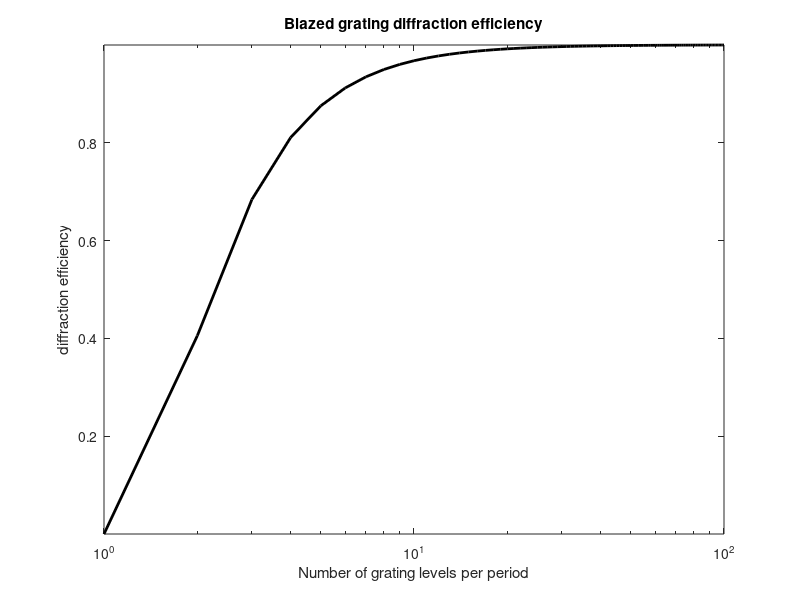

The MATLAB script that drew this image: (Note: this script raises an error after producing the figure.)
close all
clear


%% parameters
SLMm = 1152;
SLMn = 960; % half width of 1920

SLMm_mm = 10.7;
SLMn_mm = 8.8; % half width 

add_scope_params = 1;
microscope_NA_eff = [0.61, 0.565, 0.48, 0.415];
microscope_SLM_pixels = [1152, 1152, 1152, 1152];
microscope_FOV_size = [511, 511, 637.4, 637.4]*1e-6;
microscope_names = {'25X imaging', '25X stim', '20X imaging', '20X stim'};
microscope_symbols = {'*', '*', 'o', 'o'};
microscope_colors = {'g', 'r', 'g', 'r'};

obj_mag = 25;
obj_NA = 1.05;
% 
% obj_mag = 20;
% obj_NA = .95;

wavelength = 940e-9;

k = 2*pi/wavelength;

obj_RI = 1.33;
f_tube = 180;  % in mm

% efficiency parameters
max_dist = 500;
NA_eff_plot = 0.1:0.1:1;

z_range = (0:10:max_dist)*1e-6;
x_range = (0:10:max_dist)*1e-6;


NA_eff_comp = 0.1:0.01:1.05;
pat_pixels = [512, 960, 1024, 1152, 1920];

eff_lim = .95;
d_z = 2e-6;
d_x = 2e-6;


%% diffraction efficiency of blazed gratings vs number of levels

N = 1:100;% number of levels in blazed

nu = (sin(pi./N)./(pi./N)).^2;

% figure;
% subplot(1,2,1);
% plot(N, nu, 'k', 'linewidth', 2); 
% axis tight;
% title('Blazed grating diffraction efficiency')
% ylabel('diffraction efficiency');
% xlabel('Number of grating levels per period');
% 
% subplot(1,2,2);
% semilogx(N, nu, 'k', 'linewidth', 2); 
% axis tight;
% title('Blazed grating diffraction efficiency')
% ylabel('diffraction efficiency');
% xlabel('Number of grating levels per period');

figure;
semilogx(N, nu, 'k', 'linewidth', 2); 
axis tight;
title('Blazed grating diffraction efficiency')
ylabel('diffraction efficiency');
xlabel('Number of grating levels per period');


%%

M_phase = 56/55; % magnification of SLM phase to back of objective
M_image = 33/1400; % magnification of points image pattern from right after SLM

%SLM_pix_pitch = 9.2e-6;


SLM_pix_pitch = (5:0.2:12)*1e-6;

min_pix_num = [2, 4, 8, 16];
SLM_def_dist_all = zeros(numel(SLM_pix_pitch), numel(min_pix_num));

num_pix = numel(min_pix_num);

colors1 = parula(num_pix+1);

figure; hold on;
for n_px = 1:numel(min_pix_num)

    % period*sin(theta) = m*wavelength
    SLM_def_angle = asin(wavelength./(SLM_pix_pitch*min_pix_num(n_px)));

    f_lens = .3;

    SLM_def_dist = f_lens*tan(SLM_def_angle) * M_image;
    
    SLM_def_dist_all(:,n_px) = SLM_def_dist;
    
    plot(SLM_pix_pitch/1e-6, SLM_def_dist./1e-6, 'linewidth', 2, 'color', colors1(n_px,:));
end


xlabel('pixel pitch (um)')
ylabel('deflection dist (um)');
title('Blazed period vs deflection distance')
legend({[num2str(min_pix_num') repmat(' pix period', [4, 1])]})

%%

f_obj = f_tube/obj_mag;

diameter_bfp1 = 2 * f_obj * obj_NA/obj_RI; % assuming objectives have been optimized to follow paraxial approx

diameter_bfp2 = 2 * f_obj * tan(asin(obj_NA/obj_RI)); % more like reality


NA_effm = SLMm_mm * M_phase / diameter_bfp2; 
NA_effn = SLMn_mm * M_phase / diameter_bfp2; 

%% compute defocus efficiency for microscope
num_mic = numel(microscope_NA_eff);

%resolution_lateral = (0.61*wavelength)./(NA_eff);
%resolution_axial = (2*wavelength)./(NA_eff.^2);

resolution_x_z = zeros(num_mic, 2);
lateral_edge_efficiency = zeros(num_mic, 1);
lateral_eff_lim_dist = zeros(num_mic, 1);
axial_eff_lim_dist = zeros(num_mic, 1);
for n_mic = 1:num_mic
    % lateral
    resolution_x_z(n_mic, 1) = (0.61*wavelength)./(microscope_NA_eff(n_mic));
    % axial
    resolution_x_z(n_mic, 2) = (2*wavelength)./(microscope_NA_eff(n_mic).^2);
    
    % define phase for lateral
    rho = linspace(0, 1, microscope_SLM_pixels(n_mic)/2);
    sin_alpha = microscope_NA_eff(n_mic)/obj_RI;
    phase = obj_RI * k * sin_alpha * rho;
    phase = phase - min(phase);
    
    % compute eff at FOV edge
    x_edge = microscope_FOV_size(n_mic)/2;

    lateral_edge_efficiency(n_mic) = f_comp_lat_eff(phase, x_edge);
    
    % 95% efficiency x loc
    temp_eff = 1;
    temp_x = 0;
    
    while temp_eff > eff_lim
        temp_x = temp_x + d_x;
        temp_eff = f_comp_lat_eff(phase, temp_x);
    end
    lateral_eff_lim_dist(n_mic) = temp_x - d_x;
    
    % 95% eff of defocus
    phase = obj_RI * k * sqrt(1 - rho.^2 * sin_alpha^2);
    phase = phase - min(phase);
    temp_eff = 1;
    temp_z = 0;
    
    while temp_eff>eff_lim
        temp_z = temp_z + d_z;
        temp_eff = f_comp_defocus_eff(phase, temp_z, microscope_SLM_pixels(n_mic));
    end
    axial_eff_lim_dist(n_mic) = temp_z - d_z;
end

%% eff NA vs resolution

NA_eff = 0.1:0.01:1.05;

resolution_lateral = (0.61*wavelength)./(NA_eff);
resolution_axial = (2*wavelength)./(NA_eff.^2);

figure; hold on;
plot(resolution_lateral/1e-6, NA_eff, 'Linewidth', 2);
plot(resolution_axial/1e-6, NA_eff, 'Linewidth', 2);
if add_scope_params
    for n_mic = 1:num_mic
        plot(resolution_x_z(n_mic,1)/1e-6, microscope_NA_eff(n_mic), [microscope_symbols{n_mic} microscope_colors{n_mic}], 'MarkerSize' ,7);
    end
    for n_mic = 1:num_mic
        plot(resolution_x_z(n_mic,2)/1e-6, microscope_NA_eff(n_mic), [microscope_symbols{n_mic} microscope_colors{n_mic}], 'MarkerSize' ,7);
    end
    legend([{'Lateral (x-y)', 'Axial (z)'} microscope_names])
else
    legend({'Lateral (x-y)', 'Axial (z)'});
end
xlabel('Resolution (um)')
ylim([NA_eff(1) NA_eff(end)])
xlim([0, 40])
ylabel('NAeff')

title(sprintf('Rayleigh resolution vs NAeff at %.0fnm', wavelength/1e-9))


%% lateral efficiency

% n*k*x*sin(theta)
% n*k*x*sin(alpha)*rho

num_x = numel(x_range);
num_NA = numel(NA_eff_plot);

rho = linspace(0, 1, SLMm/2);
colors1 = parula(num_NA);

eff_all_x = zeros(num_x ,num_NA);
figure; hold on;
for n_na = 1:num_NA
    sin_alpha = NA_eff_plot(n_na)/obj_RI;
    phase = obj_RI * k * sin_alpha * rho;
    phase = phase - min(phase);

    for n_x = 1:num_x
        eff_all_x(n_x, n_na) = f_comp_lat_eff(phase, x_range(n_x));
    end
    plot(x_range/1e-6, eff_all_x(:,n_na), 'color', colors1(n_na,:), 'Linewidth', 2)
end
if add_scope_params
    for n_mic = 1:num_mic
        plot(microscope_FOV_size(n_mic)/2/1e-6, lateral_edge_efficiency(n_mic), [microscope_symbols{n_mic} microscope_colors{n_mic}], 'MarkerSize' ,7);
    end
    n_mic = 1;
    line([microscope_FOV_size(n_mic)/2/1e-6, microscope_FOV_size(n_mic)/2/1e-6], [0 1], 'color', [0.5 0.5 0.5], 'Linestyle', '--')
    t = text(microscope_FOV_size(n_mic)/2/1e-6+6, 0.01, '25X FOV edge');
    t.Rotation = 90;
    t.FontSize = 8;
    n_mic = 3;
    line([microscope_FOV_size(n_mic)/2/1e-6, microscope_FOV_size(n_mic)/2/1e-6], [0 1], 'color', [0.5 0.5 0.5], 'Linestyle', '--')
    t = text(microscope_FOV_size(n_mic)/2/1e-6+6, 0.01, '20X FOV edge');
    t.Rotation = 90;
    t.FontSize = 8;
end

legend(num2str(NA_eff_plot'), 'location', 'southwest')
xlabel('Lateral diffraction distance (um)')
ylabel('Diffraction efficiency')
xlim('tight')
ylim([0 1]);
title(sprintf('Lateral diffraction efficiency vs NAeff, for %d pixel SLM', SLMm))

%% max lateral efficiency 

num_pat = numel(pat_pixels);
num_NA = numel(NA_eff_comp);

colors1 = parula(num_pat+1);

dist_all = zeros(num_NA, num_pat);
figure; hold on;
for n_pat = 1:num_pat
    rho = linspace(0, 1, pat_pixels(n_pat)/2);
    
    for n_na = 1:num_NA
        sin_alpha = NA_eff_comp(n_na)/obj_RI;
        phase = obj_RI * k * sin_alpha * rho;
        phase = phase - min(phase);

        temp_eff = 1;
        temp_x = 0;
        
        while temp_eff > eff_lim
            temp_x = temp_x + d_x;
            temp_eff =  f_comp_lat_eff(phase, temp_x);
        end
        dist_all(n_na, n_pat) = temp_x - d_x;
    end
    plot(dist_all(:, n_pat)/1e-6, NA_eff_comp, 'Linewidth', 2, 'color', colors1(n_pat,:));
end

if add_scope_params
    for n_mic = 1:num_mic
        plot(lateral_eff_lim_dist(n_mic)/1e-6, microscope_NA_eff(n_mic), [microscope_symbols{n_mic} microscope_colors{n_mic}], 'MarkerSize' ,7);
    end
%     n_mic = 1;
%     line([microscope_FOV_size(n_mic)/2/1e-6, microscope_FOV_size(n_mic)/2/1e-6], [0 1], 'color', [0.5 0.5 0.5], 'Linestyle', '--')
%     t = text(microscope_FOV_size(n_mic)/2/1e-6+6, 0.01, '25X FOV edge');
%     t.Rotation = 90;
%     t.FontSize = 8;
%     n_mic = 3;
%     line([microscope_FOV_size(n_mic)/2/1e-6, microscope_FOV_size(n_mic)/2/1e-6], [0 1], 'color', [0.5 0.5 0.5], 'Linestyle', '--')
%     t = text(microscope_FOV_size(n_mic)/2/1e-6+6, 0.01, '20X FOV edge');
%     t.Rotation = 90;
%     t.FontSize = 8;
end
legend(num2str(pat_pixels'))
xlabel(sprintf('Lateral diffraction distance (um)'))
ylabel('NAeff')
ylim([NA_eff_comp(1) NA_eff_comp(end)]);
xlim([0 max_dist])
title(sprintf('Distance at %d%% lateral diffraction efficiency vs NAeff', eff_lim*100))


%% defocus efficiency for param range

% n*k*z*cos(theta)
% n*k*z*sqrt(1-sin(theta)^2)
% sin(theta) = rho*sin(alpha)

num_z = numel(z_range);
num_NA = numel(NA_eff_plot);

rho = linspace(0, 1, SLMm/2);
colors1 = parula(num_NA);

eff_all = zeros(num_z,num_NA);
figure; hold on;
for n_na = 1:num_NA
    sin_alpha = NA_eff_plot(n_na)/obj_RI;
    phase = obj_RI * k * sqrt(1 - rho.^2 * sin_alpha^2);
    phase = phase - min(phase);

    for n_z = 1:num_z
        eff_all(n_z, n_na) = f_comp_defocus_eff(phase, z_range(n_z), SLMm);
    end
    plot(z_range/1e-6, eff_all(:,n_na), 'color', colors1(n_na,:), 'Linewidth', 2)
end
legend(num2str(NA_eff_plot'), 'location', 'southwest')
xlabel('Defocus distance (um)')
ylabel('Diffraction efficiency')
xlim('tight')
ylim([0 1]);
title(sprintf('Defocus efficiency vs NAeff, for %d pixel SLM', SLMm))

%% max defocus dist

num_pat = numel(pat_pixels);
num_NA = numel(NA_eff_comp);

colors1 = parula(num_pat+1);

dist_all = zeros(num_NA, num_pat);
figure;  hold on
for n_pat = 1:num_pat
    rho = linspace(0, 1, pat_pixels(n_pat)/2);
    
    for n_na = 1:num_NA
        sin_alpha = NA_eff_comp(n_na)/obj_RI;
        phase = obj_RI * k * sqrt(1 - rho.^2 * sin_alpha^2);
        phase = phase - min(phase);

        temp_eff = 1;
        temp_z = 0;
        
        while temp_eff>eff_lim
            temp_z = temp_z + d_z;
            temp_eff = f_comp_defocus_eff(phase, temp_z, pat_pixels(n_pat));
        end
        dist_all(n_na, n_pat) = temp_z - d_z;
    end
    plot(dist_all(:, n_pat)/1e-6, NA_eff_comp, 'Linewidth', 2, 'color', colors1(n_pat,:));
end
if add_scope_params
    for n_mic = 1:num_mic
        plot(axial_eff_lim_dist(n_mic)/1e-6, microscope_NA_eff(n_mic), [microscope_symbols{n_mic} microscope_colors{n_mic}], 'MarkerSize' ,7);
    end
%     n_mic = 1;
%     line([microscope_FOV_size(n_mic)/2/1e-6, microscope_FOV_size(n_mic)/2/1e-6], [0 1], 'color', [0.5 0.5 0.5], 'Linestyle', '--')
%     t = text(microscope_FOV_size(n_mic)/2/1e-6+6, 0.01, '25X FOV edge');
%     t.Rotation = 90;
%     t.FontSize = 8;
%     n_mic = 3;
%     line([microscope_FOV_size(n_mic)/2/1e-6, microscope_FOV_size(n_mic)/2/1e-6], [0 1], 'color', [0.5 0.5 0.5], 'Linestyle', '--')
%     t = text(microscope_FOV_size(n_mic)/2/1e-6+6, 0.01, '20X FOV edge');
%     t.Rotation = 90;
%     t.FontSize = 8;
end
legend(num2str(pat_pixels'))
xlabel(sprintf('Defocus distance (um)'))
ylabel('NAeff')
ylim([NA_eff_comp(1) NA_eff_comp(end)]);
xlim([0 max_dist])
title(sprintf('Distance at %d%% defocus efficiency vs NAeff', eff_lim*100))




%% zernike orthogonality
% 
% d_rho = 0.000001;
% x_loc = 0:d_rho:1;
% rho = abs(x_loc);
% 
% y1 = rho.^2;
% 
% y2 = rho.^4;
% 
% zer02 = sqrt(3) * (2*rho.^2 - 1); % 
% 
% zer04 = sqrt(5) * (6*rho.^4 - 6*rho.^2 + 1); % 
% 
% zer06 = sqrt(15) * (20*rho.^6- 30*rho.^4+ 12*rho.^2- 1);
% 
% figure; hold on;
% plot(x_loc, zer02)
% plot(x_loc, zer04)
% plot(x_loc, zer06)
% 
% 2*pi*sum(zer02.*rho*d_rho)
% 
% 
% figure;
% plot(rho, zer04 - zer02)
% 
% 
% min(zer02)
% 
% max(zer02)


%% defoucs





















